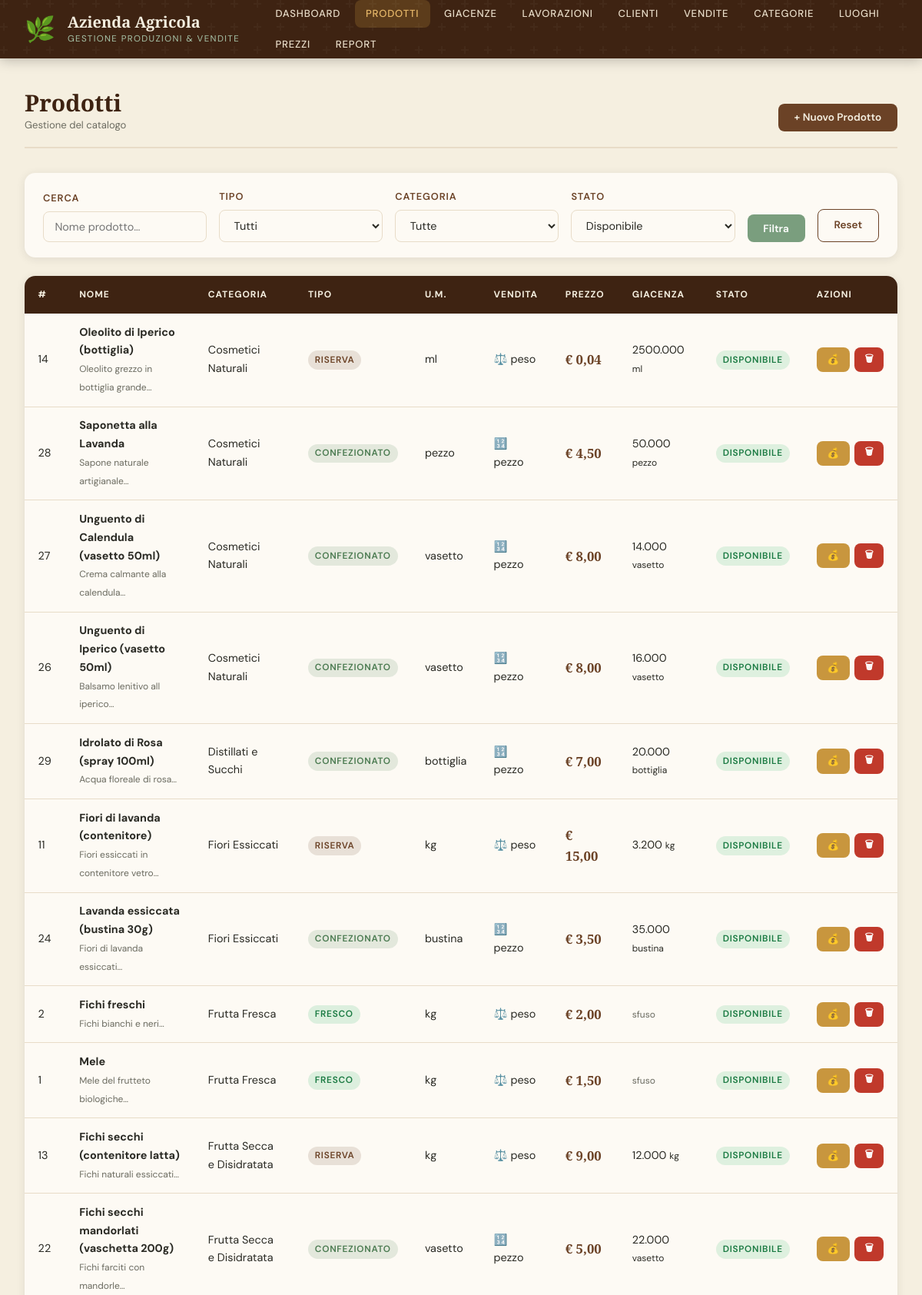
The app's page /prodotti.php (upper part) with its own data.
### tables this page shows
CREATE TABLE PRODOTTO (
    id_prodotto INT AUTO_INCREMENT PRIMARY KEY,
    nome VARCHAR(150) NOT NULL,
    descrizione TEXT,
    tipo_prodotto ENUM('FRESCO','LAVORATO','RISERVA','CONFEZIONATO') NOT NULL,
    unita_misura ENUM('kg','g','litro','ml','pezzo','bustina','vasetto','bottiglia') NOT NULL DEFAULT 'kg',
    vendita ENUM('a_peso','a_pezzo') NOT NULL DEFAULT 'a_peso',
    quantita_disponibile DECIMAL(10,3) DEFAULT 0,
    stato ENUM('disponibile','esaurito','archiviato') NOT NULL DEFAULT 'disponibile',
    luogo_provenienza VARCHAR(150),
    id_categoria INT NOT NULL,
    FOREIGN KEY (id_categoria) REFERENCES CATEGORIA(id_categoria) ON DELETE RESTRICT
);

CREATE TABLE CATEGORIA (
    id_categoria INT AUTO_INCREMENT PRIMARY KEY,
    nome VARCHAR(100) NOT NULL UNIQUE,
    descrizione TEXT
);

CREATE TABLE PREZZO_STORICO (
    id_prezzo INT AUTO_INCREMENT PRIMARY KEY,
    prezzo_unitario DECIMAL(10,2) NOT NULL,
    data_inizio DATE NOT NULL,
    data_fine DATE DEFAULT NULL,
    id_prodotto INT NOT NULL,
    FOREIGN KEY (id_prodotto) REFERENCES PRODOTTO(id_prodotto) ON DELETE CASCADE
);

CREATE TABLE GIACENZA (
    id_giacenza INT AUTO_INCREMENT PRIMARY KEY,
    quantita_disponibile DECIMAL(10,3) NOT NULL DEFAULT 0,
    data_aggiornamento DATETIME NOT NULL DEFAULT CURRENT_TIMESTAMP ON UPDATE CURRENT_TIMESTAMP,
    id_prodotto INT NOT NULL UNIQUE,
    FOREIGN KEY (id_prodotto) REFERENCES PRODOTTO(id_prodotto) ON DELETE CASCADE
);

### src/db.php (called while the page is built, shortened)
<?php
function db_query(mysqli $conn, string $sql, string $types = '', array $params = []): array {
    if ($types && $params) {
        $stmt = $conn->prepare($sql);
        $stmt->bind_param($types, ...$params);
        $stmt->execute();
        $result = $stmt->get_result();
    } else {
        $result = $conn->query($sql);
    }
    $rows = [];
    while ($row = $result->fetch_assoc()) $rows[] = $row;
    return $rows;
}

### src/prodotti.php (the view, shortened to what this page needs)
<?php
require_once __DIR__ . '/db.php';
$filtro_tipo  = $_GET['tipo']      ?? '';
$filtro_cat   = (int)($_GET['categoria'] ?? 0);
$filtro_stato = $_GET['stato']     ?? 'disponibile';
$search       = trim($_GET['q']    ?? '');
$where = ["p.stato != 'archiviato'"]; $types = ''; $params = [];
if ($filtro_stato) { $where[] = "p.stato=?";          $types .= 's'; $params[] = $filtro_stato; }
$wClause = 'WHERE ' . implode(' AND ', $where);
$prodotti  = db_query($conn,
    "SELECT p.*, c.nome AS categoria,
            ps.prezzo_unitario AS prezzo_attuale,
            g.quantita_disponibile AS giacenza
     FROM PRODOTTO p
     JOIN CATEGORIA c ON p.id_categoria=c.id_categoria
     LEFT JOIN PREZZO_STORICO ps ON ps.id_prodotto=p.id_prodotto AND ps.data_fine IS NULL
     LEFT JOIN GIACENZA g ON g.id_prodotto=p.id_prodotto
     $wClause ORDER BY c.nome, p.nome", $types, $params);
$categorie = db_query($conn, "SELECT * FROM CATEGORIA ORDER BY nome");
include __DIR__ . '/header.php';
?>
<div class="page-header">
    <div><h1 class="page-title">Prodotti<small>Gestione del catalogo</small></h1></div>
    <button class="btn btn--primary" data-modal-open="modal-add">+ Nuovo Prodotto</button>
</div>
<form method="get" class="filter-bar">
    <div class="form-group"><label>Cerca</label>
        <input type="text" name="q" value="<?= htmlspecialchars($search) ?>" placeholder="Nome prodotto…">
    </div>
    <div class="form-group"><label>Tipo</label>
        <select name="tipo"><option value="">Tutti</option>
        <?php foreach (['FRESCO','LAVORATO','RISERVA','CONFEZIONATO'] as $t): ?>
        <option value="<?= $t ?>" <?= $filtro_tipo===$t?'selected':'' ?>><?= $t ?></option>
        <?php endforeach; ?></select>
    </div>
    <div class="form-group"><label>Categoria</label>
        <select name="categoria"><option value="">Tutte</option>
        <?php foreach ($categorie as $cat): ?>
        <option value="<?= $cat['id_categoria'] ?>" <?= $filtro_cat==$cat['id_categoria']?'selected':'' ?>><?= htmlspecialchars($cat['nome']) ?></option>
        <?php endforeach; ?></select>
    </div>
    <div class="form-group"><label>Stato</label>
        <select name="stato">
            <option value="disponibile" <?= $filtro_stato==='disponibile'?'selected':'' ?>>Disponibile</option>
        </select>
    </div>
    <button type="submit" class="btn btn--salvia">Filtra</button>
    <a href="/prodotti.php" class="btn btn--ghost">Reset</a>
</form>
<div class="table-wrap">
    <table>
        <thead><tr><th>#</th><th>Nome</th><th>Categoria</th><th>Tipo</th><th>U.M.</th><th>Vendita</th><th>Prezzo</th><th>Giacenza</th><th>Stato</th><th>Azioni</th></tr></thead>
        <tbody>
        <?php if (empty($prodotti)): ?>
            <tr><td colspan="10" style="text-align:center;padding:2rem;color:var(--grigio)">Nessun prodotto trovato.</td></tr>
        <?php else: ?>
        <?php foreach ($prodotti as $p): ?>
        <tr>
            <td><?= $p['id_prodotto'] ?></td>
            <td><strong><?= htmlspecialchars($p['nome']) ?></strong>
                <?php if ($p['descrizione']): ?><br><small style="color:var(--grigio)"><?= htmlspecialchars(mb_substr($p['descrizione'],0,50)) ?>…</small><?php endif; ?>
            </td>
            <td><?= htmlspecialchars($p['categoria']) ?></td>
            <td><span class="badge badge--<?= strtolower($p['tipo_prodotto']) ?>"><?= $p['tipo_prodotto'] ?></span></td>
            <td><?= $p['unita_misura'] ?></td>
            <td><?= $p['vendita']==='a_peso'?'⚖️ peso':'🔢 pezzo' ?></td>
            <td class="price-tag"><?= $p['prezzo_attuale'] ? '€ '.number_format($p['prezzo_attuale'],2,',','.') : '—' ?></td>
            <td><?php if ($p['tipo_prodotto']!=='FRESCO'): ?>
                    <span data-qty="<?= $p['giacenza']??0 ?>"><?= $p['giacenza']??'0' ?></span> <small><?= $p['unita_misura'] ?></small>
                <?php else: ?><small style="color:var(--grigio)">sfuso</small><?php endif; ?>
            </td>
            <td><span class="badge badge--<?= $p['stato'] ?>"><?= $p['stato'] ?></span></td>
            <td>
                <div style="display:flex;gap:.4rem">
                    <button class="btn btn--ocra btn--sm" data-modal-open="modal-price-<?= $p['id_prodotto'] ?>">💰</button>
                    <form method="post" style="display:inline">
                        <button type="submit" class="btn btn--danger btn--sm" data-confirm="Archiviare '<?= htmlspecialchars($p['nome']) ?>'?">🗑</button>
                    </form>
                </div>
            </td>
        </tr>
        <?php endforeach; ?>
        <?php endif; ?>
        </tbody>
    </table>
</div>
<?php include __DIR__ . '/footer.php'; ?>

### src/css/style.css (style rules this page uses)
:root { --terra: #6B4226; --terra-light: #9B6B4A; --terra-dark: #3E2312; --salvia: #7A9E7E; --salvia-light:#A8C5AA; --salvia-dark: #4A7A50; --ocra: #C8963E; --ocra-light: #E8B96A; --crema: #F5EFE0; --crema-dark: #E8DCC8; --bianco: #FDFAF4; --carbone: #2A2A24; --grigio: #6B6B60; --grigio-light:#D5D0C4; --rosso: #C0392B; --verde: #27AE60; --radius: 8px; --radius-lg: 14px; --shadow: 0 2px 12px rgba(42,42,36,0.10); --shadow-lg: 0 6px 32px rgba(42,42,36,0.16); --transition: 0.22s cubic-bezier(.4,0,.2,1); }
*, *::before, *::after { box-sizing: border-box; margin: 0; padding: 0; }
html { scroll-behavior: smooth; }
body { font-family: 'DM Sans', sans-serif; background: var(--crema); color: var(--carbone); min-height: 100vh; display: flex; flex-direction: column; font-size: 15px; line-height: 1.65; }
h1,h2,h3,h4 { font-family: 'Playfair Display', serif; line-height: 1.2; }
h1 { font-size: clamp(1.6rem,3vw,2.4rem); color: var(--terra-dark); }
a { color: var(--salvia-dark); text-decoration: none; transition: color var(--transition); }
.page-header { display: flex; align-items: flex-end; justify-content: space-between; gap: 1.5rem; margin-bottom: 2rem; padding-bottom: 1.25rem; border-bottom: 2px solid var(--crema-dark); }
.page-title { font-size: clamp(1.4rem,2.5vw,2rem); color: var(--terra-dark); }
.page-title small { display: block; font-family: 'DM Sans', sans-serif; font-size: .82rem; font-weight: 400; color: var(--grigio); margin-top: .2rem; }
.table-wrap { overflow-x: auto; border-radius: var(--radius-lg); box-shadow: var(--shadow); background: var(--bianco); }
table { width: 100%; border-collapse: collapse; font-size: .9rem; }
thead tr { background: var(--terra-dark); color: var(--crema); }
thead th { padding: .9rem 1.1rem; text-align: left; font-size: .75rem; text-transform: uppercase; letter-spacing: .08em; white-space: nowrap; }
tbody tr { border-bottom: 1px solid var(--crema-dark); transition: background var(--transition); }
td { padding: .8rem 1.1rem; vertical-align: middle; }
.badge { display: inline-block; padding: .22em .75em; border-radius: 20px; font-size: .74rem; font-weight: 600; text-transform: uppercase; letter-spacing: .06em; white-space: nowrap; }
.badge--fresco { background: rgba(39,174,96,.15); color: #1a7a42; }
.badge--riserva { background: rgba(107,66,38,.14); color: var(--terra); }
.badge--confezionato { background: rgba(122,158,126,.2); color: var(--salvia-dark); }
.badge--disponibile { background: rgba(39,174,96,.14); color: #1a7a42; }
.btn { display: inline-flex; align-items: center; gap: .45rem; padding: .6rem 1.3rem; border-radius: var(--radius); font-family: 'DM Sans', sans-serif; font-size: .85rem; font-weight: 600; cursor: pointer; border: none; transition: all var(--transition); text-decoration: none; white-space: nowrap; }
.btn--primary { background: var(--terra); color: var(--crema); }
.btn--salvia { background: var(--salvia); color: white; }
.btn--ocra { background: var(--ocra); color: white; }
.btn--ghost { background: transparent; color: var(--terra); border: 1.5px solid var(--terra); }
.btn--danger { background: var(--rosso); color: white; }
.btn--sm { padding: .35rem .85rem; font-size: .78rem; }
.form-group { display: flex; flex-direction: column; gap: .4rem; }
label { font-size: .8rem; font-weight: 600; text-transform: uppercase; letter-spacing: .07em; color: var(--terra); }
input[type="text"], input[type="number"], input[type="email"], input[type="tel"], input[type="date"], select, textarea { padding: .65rem .9rem; border: 1.5px solid var(--crema-dark); border-radius: var(--radius); font-family: 'DM Sans', sans-serif; font-size: .9rem; background: var(--bianco); color: var(--carbone); transition: border-color var(--transition), box-shadow var(--transition); width: 100%; }
.filter-bar { background: var(--bianco); border-radius: var(--radius-lg); padding: 1.25rem 1.5rem; margin-bottom: 1.5rem; box-shadow: var(--shadow); display: flex; flex-wrap: wrap; gap: 1rem; align-items: flex-end; }
.filter-bar .form-group { min-width: 180px; flex: 1; }
.price-tag { font-family: 'Playfair Display', serif; font-weight: 700; font-size: 1.05rem; color: var(--terra); }

### records on screen
prodotto: id_prodotto "14", nome "Oleolito di Iperico (bottiglia)", descrizione "Oleolito grezzo in bottiglia grande", id_categoria.nome "Cosmetici Naturali", tipo_prodotto "RISERVA", unita_misura "ml", vendita "⚖️ peso", prezzo_storico.prezzo_unitario "0,04", giacenza.quantita_disponibile "2500.000", stato "DISPONIBILE"
prodotto: id_prodotto "28", nome "Saponetta alla Lavanda", descrizione "Sapone naturale artigianale", id_categoria.nome "Cosmetici Naturali", tipo_prodotto "CONFEZIONATO", unita_misura "pezzo", vendita "🔢 pezzo", prezzo_storico.prezzo_unitario "4,50", giacenza.quantita_disponibile "50.000", stato "DISPONIBILE"
prodotto: id_prodotto "27", nome "Unguento di Calendula (vasetto 50ml)", descrizione "Crema calmante alla calendula", id_categoria.nome "Cosmetici Naturali", tipo_prodotto "CONFEZIONATO", unita_misura "vasetto", vendita "🔢 pezzo", prezzo_storico.prezzo_unitario "8,00", giacenza.quantita_disponibile "14.000", stato "DISPONIBILE"
prodotto: id_prodotto "26", nome "Unguento di Iperico (vasetto 50ml)", descrizione "Balsamo lenitivo all iperico", id_categoria.nome "Cosmetici Naturali", tipo_prodotto "CONFEZIONATO", unita_misura "vasetto", vendita "🔢 pezzo", prezzo_storico.prezzo_unitario "8,00", giacenza.quantita_disponibile "16.000", stato "DISPONIBILE"
prodotto: id_prodotto "29", nome "Idrolato di Rosa (spray 100ml)", descrizione "Acqua floreale di rosa", id_categoria.nome "Distillati e Succhi", tipo_prodotto "CONFEZIONATO", unita_misura "bottiglia", vendita "🔢 pezzo", prezzo_storico.prezzo_unitario "7,00", giacenza.quantita_disponibile "20.000", stato "DISPONIBILE"
prodotto: id_prodotto "11", nome "Fiori di lavanda (contenitore)", descrizione "Fiori essiccati in contenitore vetro", id_categoria.nome "Fiori Essiccati", tipo_prodotto "RISERVA", unita_misura "kg", vendita "⚖️ peso", prezzo_storico.prezzo_unitario "15,00", giacenza.quantita_disponibile "3.200", stato "DISPONIBILE"
prodotto: id_prodotto "24", nome "Lavanda essiccata (bustina 30g)", descrizione "Fiori di lavanda essiccati", id_categoria.nome "Fiori Essiccati", tipo_prodotto "CONFEZIONATO", unita_misura "bustina", vendita "🔢 pezzo", prezzo_storico.prezzo_unitario "3,50", giacenza.quantita_disponibile "35.000", stato "DISPONIBILE"
prodotto: id_prodotto "2", nome "Fichi freschi", descrizione "Fichi bianchi e neri", id_categoria.nome "Frutta Fresca", tipo_prodotto "FRESCO", unita_misura "kg", vendita "⚖️ peso", prezzo_storico.prezzo_unitario "2,00", shows "sfuso", stato "DISPONIBILE"
prodotto: id_prodotto "1", nome "Mele", descrizione "Mele del frutteto biologiche", id_categoria.nome "Frutta Fresca", tipo_prodotto "FRESCO", unita_misura "kg", vendita "⚖️ peso", prezzo_storico.prezzo_unitario "1,50", shows "sfuso", stato "DISPONIBILE"
prodotto: id_prodotto "13", nome "Fichi secchi (contenitore latta)", descrizione "Fichi naturali essiccati", id_categoria.nome "Frutta Secca e Disidratata", tipo_prodotto "RISERVA", unita_misura "kg", vendita "⚖️ peso", prezzo_storico.prezzo_unitario "9,00", giacenza.quantita_disponibile "12.000", stato "DISPONIBILE"
prodotto: id_prodotto "22", nome "Fichi secchi mandorlati (vaschetta 200g)", descrizione "Fichi farciti con mandorle", id_categoria.nome "Frutta Secca e Disidratata", tipo_prodotto "CONFEZIONATO", unita_misura "vasetto", vendita "🔢 pezzo", prezzo_storico.prezzo_unitario "5,00", giacenza.quantita_disponibile "22.000", stato "DISPONIBILE"
